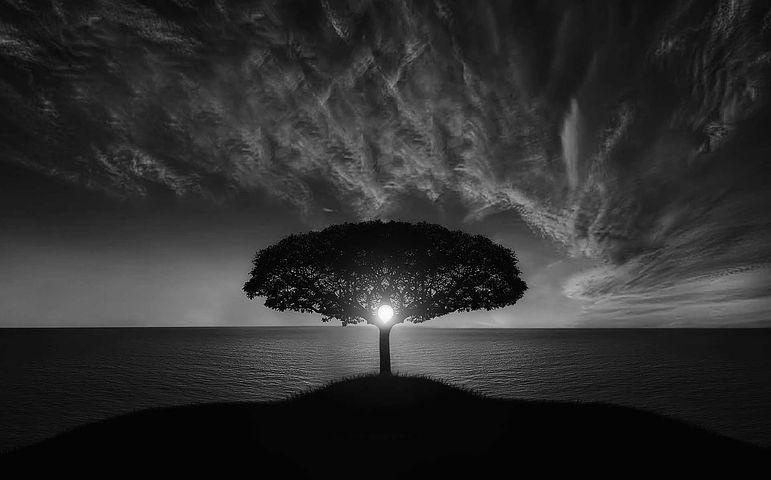
#> input picture Image_Prosessing/image01.jpg, 771 x 480 px, given in place of tracking2.avi, which was not available
$ jupyter execute --allow-errors Chap14.ipynb
#> lines starting #> are read from the running program, lines starting #| are printed output that depends on the picture; after the words box and inside, x2 and y2 are one past the last pixel; in counts of white or black regions, pixels touching at a corner belong together; pictures that were not available may be replaced by others from this repository, and a replacement may not be noted
[cell 1]
import cv2
import numpy as np

cap = cv2.VideoCapture("tracking2.avi")
while(1):
    # Take each frame
    ret, frame = cap.read()
#> frame is the input picture: shape (480, 771, 3); min 0, max 255, mean 45.7
    # Convert BGR to HSV
    if ret:
        hsv = cv2.cvtColor(frame, cv2.COLOR_BGR2HSV)
#> hsv: shape (480, 771, 3); mean H, S, V 0, 0, 45.7

        # define range of blue color in HSV
        lower_blue = np.array([20,50,50])           #2번째과제
        upper_blue = np.array([30,255,255])

        # Threshold the HSV image to get only blue colors
        mask = cv2.inRange(hsv, lower_blue, upper_blue)
#> mask: shape (480, 771); every value is 0

        # Bitwise-AND mask and original image
        res = cv2.bitwise_and(frame,frame, mask= mask)
#> res: shape (480, 771, 3); every value is 0

        cv2.imshow('frame',frame)
        cv2.imshow('mask',mask)
        cv2.imshow('res',res)
    else:
        break

    k = cv2.waitKey(25) & 0xFF
#> (key Esc is pressed here)
    if k == 27:
        break

cv2.destroyAllWindows()

[cell 2]
import cv2
import numpy as np
from matplotlib import pyplot as plt
img = cv2.imread('gray_dog.jpg',0)
#> img: shape (480, 771); min 0, max 255, mean 45.7
ret,thresh1 = cv2.threshold(img,127,255,cv2.THRESH_BINARY)
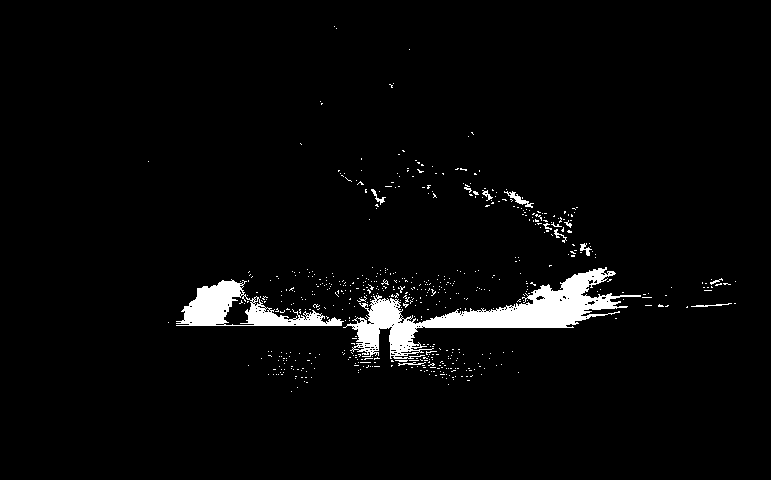
#> thresh1: shape (480, 771); 3.4% white; 585 white regions (571 under 20 px), largest, box (x1, y1, x2, y2) and area: (343, 267, 641, 359) 7453, (176, 279, 344, 326) 3033, (504, 191, 534, 208) 138
ret,thresh2 = cv2.threshold(img,127,255,cv2.THRESH_BINARY_INV)
ret,thresh3 = cv2.threshold(img,127,255,cv2.THRESH_TRUNC)
ret,thresh4 = cv2.threshold(img,127,255,cv2.THRESH_TOZERO)
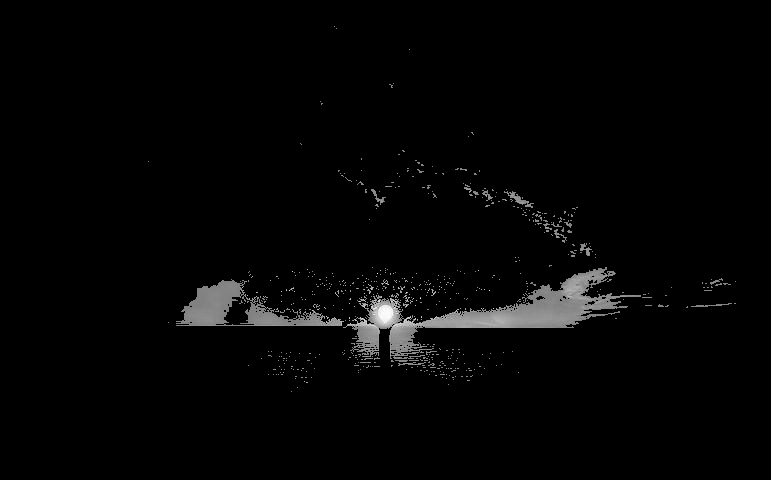
#> thresh4: shape (480, 771); min 0, max 255, mean 4.9
ret,thresh5 = cv2.threshold(img,127,255,cv2.THRESH_TOZERO_INV)
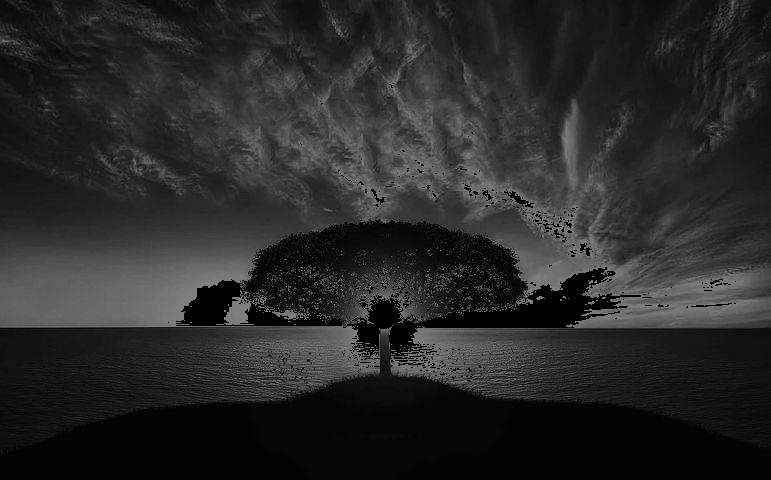
#> thresh5: shape (480, 771); min 0, max 127, mean 40.8

titles = ['Original Image','BINARY','BINARY_INV','TRUNC','TOZERO','TOZERO_INV']
images = [img, thresh1, thresh2, thresh3, thresh4, thresh5]
plt.figure(figsize=(10,10))

for i in range(6):
    plt.subplot(2,3,i+1),plt.imshow(images[i],'gray')
    plt.title(titles[i])
    plt.xticks([]),plt.yticks([])

plt.show()

[cell 3]
import cv2
import numpy as np
from matplotlib import pyplot as plt

img = cv2.imread('tree.jpg',0)
img = cv2.medianBlur(img,5)

ret,th1 = cv2.threshold(img,127,255,cv2.THRESH_BINARY)
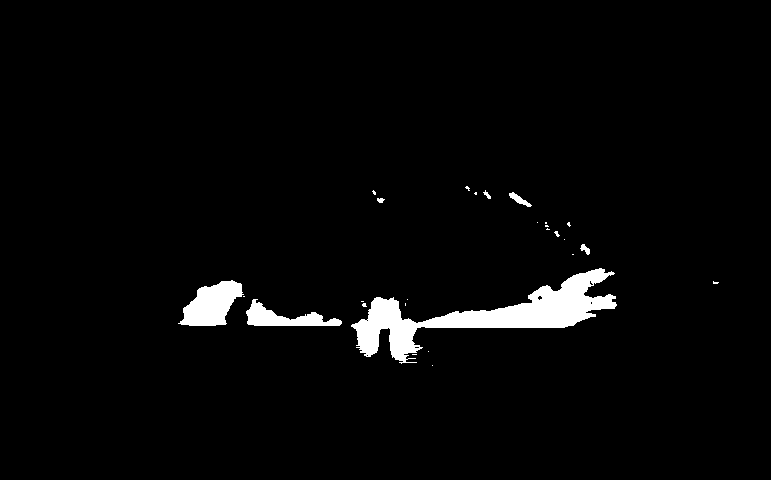
#> th1: shape (480, 771); 2.9% white; 27 white regions (20 under 20 px), largest, box (x1, y1, x2, y2) and area: (351, 268, 617, 364) 7491, (178, 280, 244, 326) 1834, (246, 299, 342, 326) 1142
th2 = cv2.adaptiveThreshold(img,255,cv2.ADAPTIVE_THRESH_MEAN_C,\
            cv2.THRESH_BINARY,11,2)
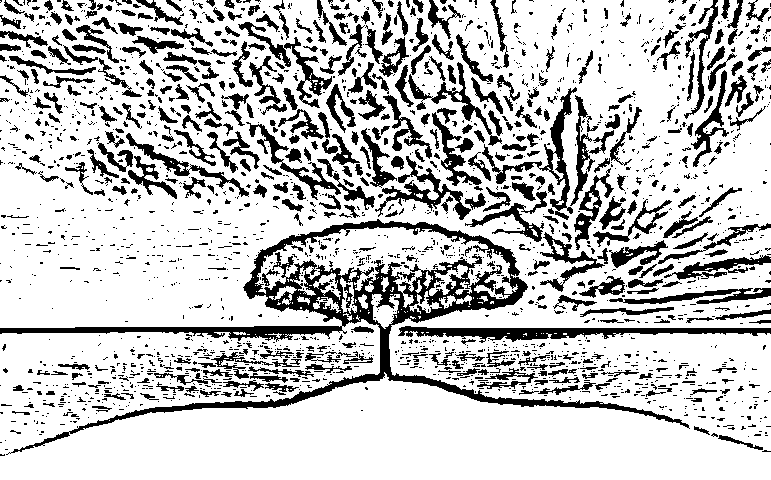
#> th2: shape (480, 771); 77.3% white; 2103 black regions (1625 under 20 px), largest, box (x1, y1, x2, y2) and area: (0, 219, 690, 455) 16150, (398, 326, 771, 343) 2804, (482, 87, 577, 220) 1687
th3 = cv2.adaptiveThreshold(img,255,cv2.ADAPTIVE_THRESH_GAUSSIAN_C,\
            cv2.THRESH_BINARY,11,2)
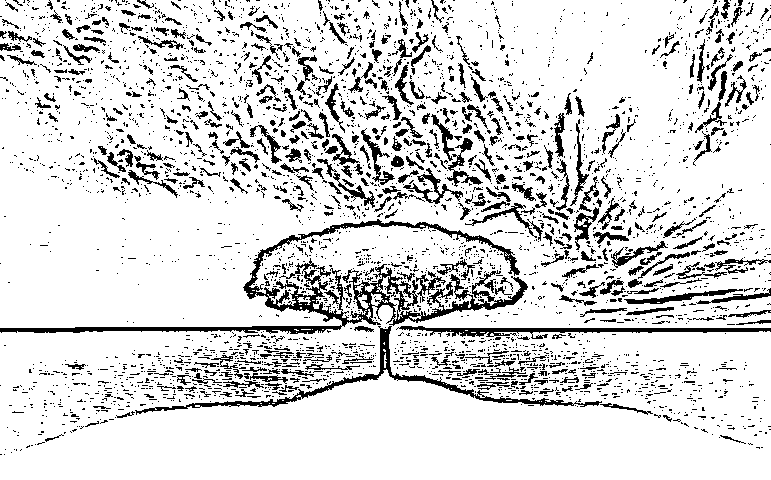
#> th3: shape (480, 771); 85.4% white; 3551 black regions (3069 under 20 px), largest, box (x1, y1, x2, y2) and area: (0, 219, 528, 334) 7817, (135, 326, 602, 415) 2305, (396, 326, 771, 339) 1724

titles = ['Original Image', 'Global Thresholding (v = 127)',
            'Adaptive Mean Thresholding', 'Adaptive Gaussian Thresholding']
images = [img, th1, th2, th3]

plt.figure(figsize=(10,10))

for i in range(4):
    plt.subplot(2,2,i+1),plt.imshow(images[i],'gray')
    plt.title(titles[i])
    plt.xticks([]),plt.yticks([])

plt.show()

[cell 4]
import cv2
import numpy as np
from matplotlib import pyplot as plt

img = cv2.imread('gray_sky.jpg',0)

# global thresholding
ret1,th1 = cv2.threshold(img,127,255,cv2.THRESH_BINARY)

# Otsu's thresholding
ret2,th2 = cv2.threshold(img,0,255,cv2.THRESH_BINARY+cv2.THRESH_OTSU)
#> ret2 = 0

# Otsu's thresholding after Gaussian filtering
#> (the rest of this cell did not finish here and is left out)
